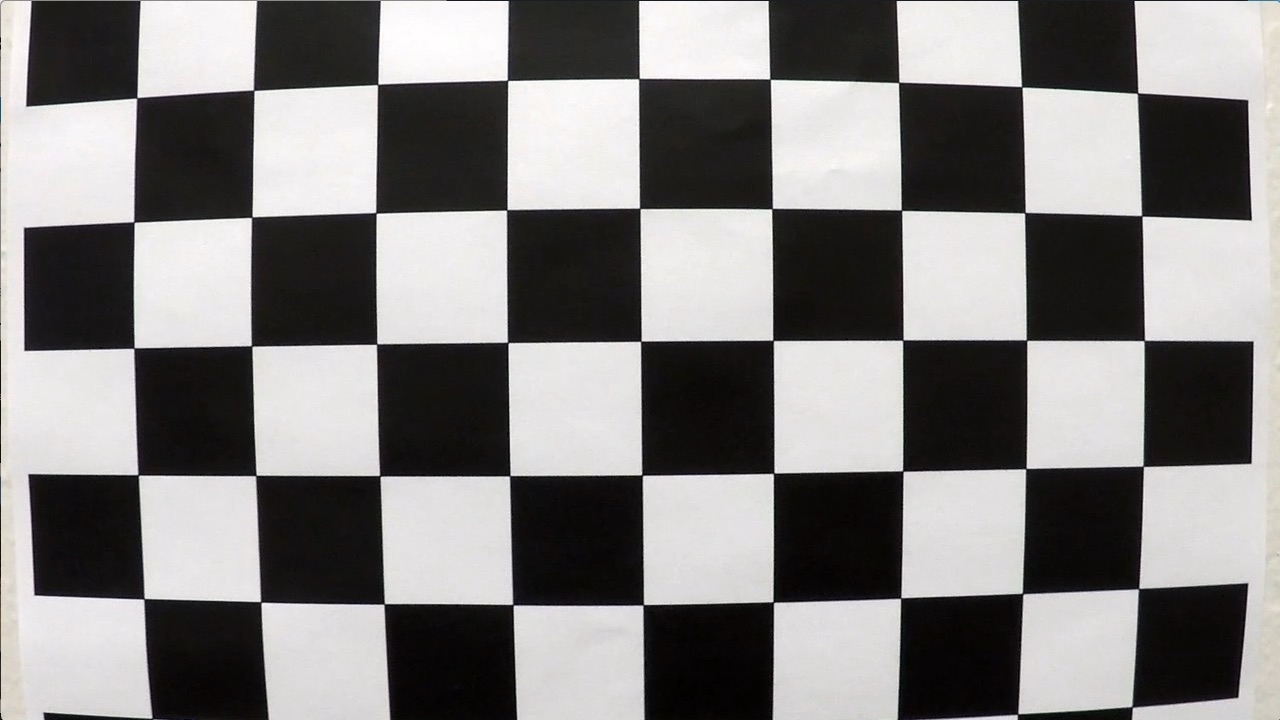
#> input picture CarND-Advanced-Lane-Lines/camera_cal/calibration1.jpg, 1280 x 720 px; its folder holds only this picture in this run
$ jupyter execute --allow-errors advanced_lane_detection.ipynb   (shell and % lines are left out)   (older library calls are emulated)
#> lines starting #> are read from the running program, lines starting #| are printed output that depends on the picture; after the words box and inside, x2 and y2 are one past the last pixel; in counts of white or black regions, pixels touching at a corner belong together
# Advanced Lane Detection

[cell 1]
import os
import sys
import numpy as np
import cv2
import glob
import matplotlib.pyplot as plt
import matplotlib.image as mpimg

root_dir = "/Users/xi/Documents/coding/udacity_self_driving/CarND-Advanced-Lane-Lines"
cam_cal_dir = os.path.join(root_dir, "camera_cal")
test_img_dir = os.path.join(root_dir, "test_images")
output_img_dir = os.path.join(root_dir, "output_images")

scale = 720/1280 # Scale the 1280 image down to 720 image
nx = 9 # the number of inside corners in x
ny = 6 # the number of inside corners in y

## Part I. Camera Calibration

[cell 2]
objpoints = []
imgpoints = []

objp = np.zeros((ny * nx, 3), np.float32)
objp[:,:2] = np.mgrid[0:nx, 0:ny].T.reshape(-1,2)

# Make a list of calibration images
images = glob.glob(os.path.join(cam_cal_dir, "*.jpg"))
for idx, fname in enumerate(images):
    img = cv2.imread(os.path.join(cam_cal_dir, fname))
#> img is the input picture: shape (720, 1280, 3); mean B, G, R 127.8, 128.4, 130.1
    gray = cv2.cvtColor(img, cv2.COLOR_BGR2GRAY)
    ret, corners = cv2.findChessboardCorners(gray, (nx, ny), None)
#> ret = False; corners = None

    # If found, draw corners
    if ret == True:
        objpoints.append(objp)
        imgpoints.append(corners)
        # Draw and display the corners
        # cv2.drawChessboardCorners(img, (nx, ny), corners, ret)

#> (the rest of this cell did not finish here and is left out)

#> (a cell that did not finish here is left out)

## Part II. Color/gradient threshold

[cell 4]
img = mpimg.imread(os.path.join(test_img_dir, 'test3.jpg'))
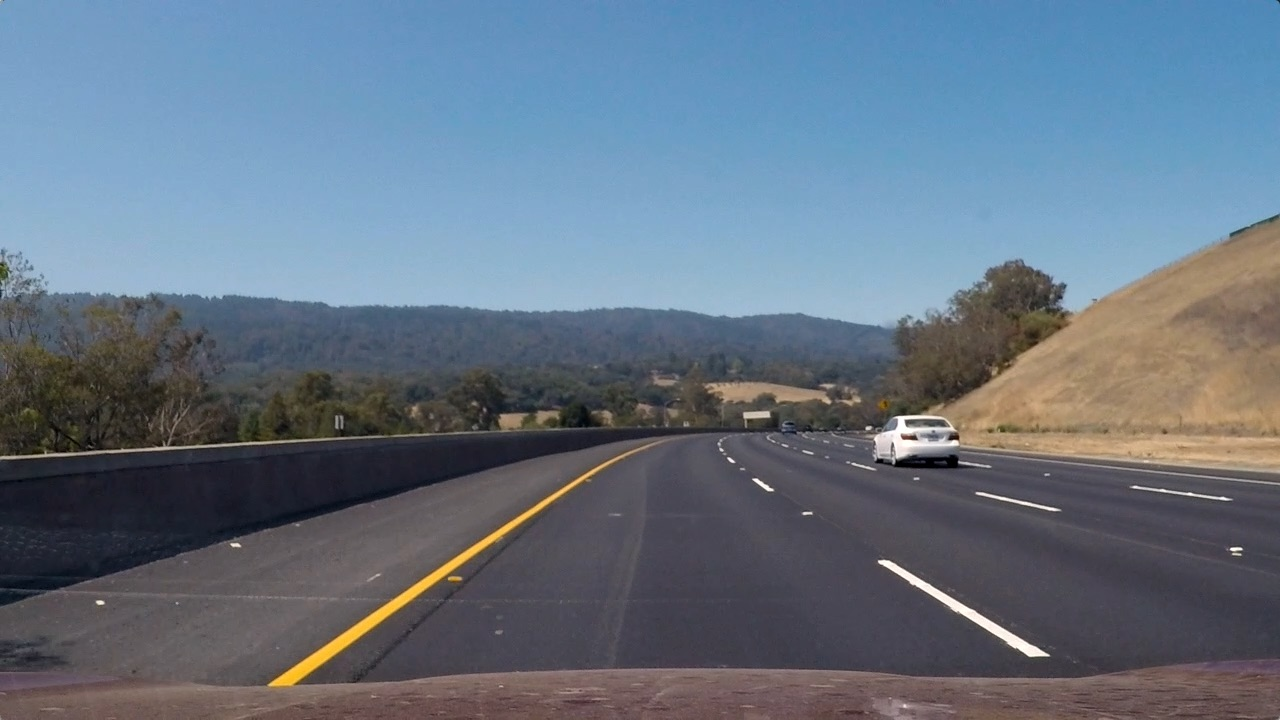
#> input picture CarND-Advanced-Lane-Lines/test_images/test3.jpg, 1280 x 720 px, found by its file name
#> img is the input picture: shape (720, 1280, 3); mean R, G, B 101.1, 115.3, 130.7
#> (the rest of this cell did not finish here and is left out)

#### Absolute Sobel

[cell 5]
def abs_sobel_thresh(img, orient='x', sobel_kernel=3, thresh=(0, 255)):
#> called with orient = 'x', sobel_kernel = 3, thresh = (30, 130)
    gray = cv2.cvtColor(img, cv2.COLOR_RGB2GRAY)
    if orient == 'x':
        abs_sobel = np.absolute(cv2.Sobel(gray, cv2.CV_64F, 1, 0))
    if orient == 'y':
        abs_sobel = np.absolute(cv2.Sobel(gray, cv2.CV_64F, 0, 1))
    scaled_sobel = np.uint8(255*abs_sobel/np.max(abs_sobel))

    binary_output = np.zeros_like(scaled_sobel)
    binary_output[(scaled_sobel >= thresh[0]) & (scaled_sobel <= thresh[1])] = 1
    return binary_output

[cell 6]
grad_binary = abs_sobel_thresh(img, orient='x', sobel_kernel=3, thresh=(30, 130))
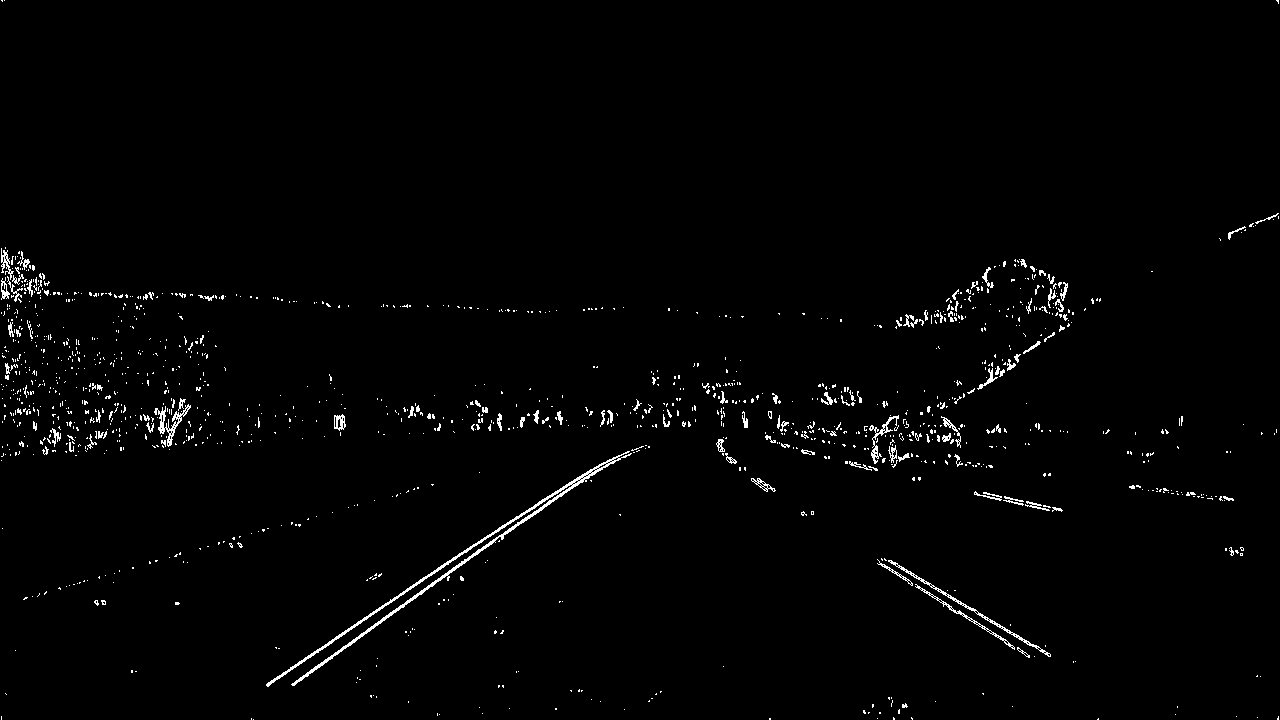
#> grad_binary: shape (720, 1280); values 0 (black) and 1 (white), 1.4% white in thin lines or dots
# Plot the result
f, (ax1, ax2) = plt.subplots(1, 2, figsize=(11, 5))
f.tight_layout()
#> (the rest of this cell did not finish here and is left out)

[cell 7]
grad_binary = abs_sobel_thresh(img, orient='y',sobel_kernel=3, thresh=(70, 130))
#> grad_binary: shape (720, 1280); values 0 (black) and 1 (white), 0.82% white in thin lines or dots
# Plot the result
f, (ax1, ax2) = plt.subplots(1, 2, figsize=(11, 5))
f.tight_layout()
ax1.imshow(img)
ax1.set_title('Original Image', fontsize=20)
ax2.imshow(grad_binary, cmap='gray')
ax2.set_title('Thresholded y Gradient', fontsize=20)
plt.subplots_adjust(left=0., right=1, top=0.9, bottom=0.)

#### Magnitude of Gradient

[cell 8]
def mag_thresh(image, sobel_kernel=3, mag_thresh=(0, 255)):
#> called with sobel_kernel = 15, mag_thresh = (80, 255)
    gray = cv2.cvtColor(image, cv2.COLOR_RGB2GRAY)
    sobelx = cv2.Sobel(gray, cv2.CV_64F, 1, 0, ksize=sobel_kernel)
    sobely = cv2.Sobel(gray, cv2.CV_64F, 0, 1, ksize=sobel_kernel)
    gradmag = np.sqrt(sobelx**2 + sobely**2)
    scale_factor = np.max(gradmag)/255
#> scale_factor = 22683127.2
    gradmag = (gradmag/scale_factor).astype(np.uint8)

    binary_output = np.zeros_like(gradmag)
    binary_output[(gradmag >= mag_thresh[0]) & (gradmag <= mag_thresh[1])] = 1
    return binary_output

[cell 9]
mag_binary = mag_thresh(img, sobel_kernel=15, mag_thresh=(80, 255))
#> mag_binary: shape (720, 1280); values 0 (black) and 1 (white), 1.5% white; 128 white regions (74 under 20 px), largest, box (x1, y1, x2, y2) and area: (876, 557, 1051, 660) 2066, (267, 458, 613, 685) 1510, (293, 459, 621, 685) 1505
# Plot the result
f, (ax1, ax2) = plt.subplots(1, 2, figsize=(11, 5))
f.tight_layout()
ax1.imshow(img)
ax1.set_title('Original Image', fontsize=20)
ax2.imshow(mag_binary, cmap='gray')
ax2.set_title('Thresholded Magnitude', fontsize=20)
plt.subplots_adjust(left=0., right=1, top=0.9, bottom=0.)

#### Direction of Gradient

[cell 10]
def dir_threshold(image, sobel_kernel=3, thresh=(0, np.pi/2)):
#> called with sobel_kernel = 15, thresh = (0.7, 1.3)
    gray = cv2.cvtColor(image, cv2.COLOR_RGB2GRAY)
    sobelx = cv2.Sobel(gray, cv2.CV_64F, 1, 0, ksize=sobel_kernel)
    sobely = cv2.Sobel(gray, cv2.CV_64F, 0, 1, ksize=sobel_kernel)
    abs_sobelx = np.absolute(sobelx)
    abs_sobely = np.absolute(sobely)
    absgradient = np.arctan2(abs_sobely, abs_sobelx)

    binary_output = np.zeros_like(gray)
    binary_output[(absgradient >= thresh[0]) & (absgradient <= thresh[1])] = 1
    return binary_output

[cell 11]
dir_binary = dir_threshold(img, sobel_kernel=15, thresh=(0.7, 1.3))
#> dir_binary: shape (720, 1280); values 0 (black) and 1 (white), 40.6% white in thin lines or dots
# Plot the result
f, (ax1, ax2) = plt.subplots(1, 2, figsize=(11, 5))
f.tight_layout()
ax1.imshow(img)
ax1.set_title('Original Image', fontsize=20)
ax2.imshow(dir_binary, cmap='gray')
ax2.set_title('Thresholded Grad. Dir.', fontsize=20)
plt.subplots_adjust(left=0., right=1, top=0.9, bottom=0.)

[cell 12]
def hls_select(image, thresh=(0, 255)):
#> called with thresh = (90, 255)
    hls = cv2.cvtColor(image, cv2.COLOR_RGB2HLS)
#> hls: shape (720, 1280, 3); mean of channels 0, 1, 2 94.8, 115.7, 62.1
    s_channel = hls[:,:,2]
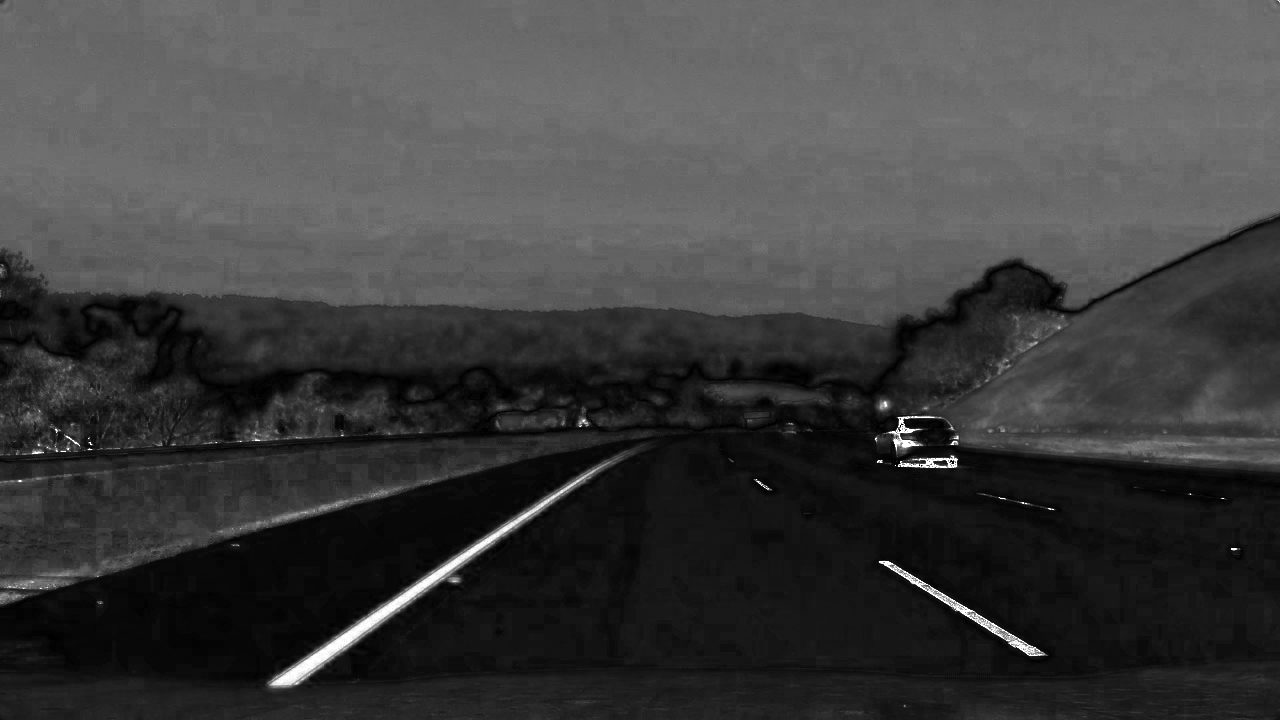
#> s_channel: shape (720, 1280); min 0, max 255, mean 62.1
    binary_output = np.zeros_like(s_channel)
    binary_output[(s_channel > thresh[0]) & (s_channel <= thresh[1])] = 1
    return binary_output

[cell 13]
hls_binary = hls_select(img, thresh=(90, 255))
#> hls_binary: shape (720, 1280); values 0 (black) and 1 (white), 40.5% white; 401 white regions (353 under 20 px), largest, box (x1, y1, x2, y2) and area: (0, 0, 1280, 307) 357174, (268, 461, 612, 688) 5153, (1038, 438, 1251, 461) 2022
# Plot the result
f, (ax1, ax2) = plt.subplots(1, 2, figsize=(11, 5))
f.tight_layout()
ax1.imshow(img)
ax1.set_title('Original Image', fontsize=20)
ax2.imshow(hls_binary, cmap='gray')
ax2.set_title('Thresholded HLS', fontsize=20)
plt.subplots_adjust(left=0., right=1, top=0.9, bottom=0.)

[cell 14]
def combine_thresh(image, debug=False):
#> called with debug = True
    gradx = abs_sobel_thresh(image, orient='x', sobel_kernel=3, thresh=(30, 230))
#> gradx: shape (720, 1280); values 0 (black) and 1 (white), 1.5% white in thin lines or dots
    grady = abs_sobel_thresh(image, orient='y', sobel_kernel=3, thresh=(30, 230))
#> grady: shape (720, 1280); values 0 (black) and 1 (white), 3.1% white in thin lines or dots
    mag_binary = mag_thresh(image, sobel_kernel=15, mag_thresh=(80, 150))
#> mag_binary: shape (720, 1280); values 0 (black) and 1 (white), 1.3% white; 133 white regions (77 under 20 px), largest, box (x1, y1, x2, y2) and area: (267, 458, 613, 685) 1510, (293, 459, 621, 685) 1505, (0, 441, 329, 462) 826
    dir_binary = dir_threshold(image, sobel_kernel=15, thresh=(0.7, 1.3))
    hls_binary = hls_select(image, thresh=(100, 150))
#> hls_binary: shape (720, 1280); values 0 (black) and 1 (white), 33.7% white; 779 white regions (696 under 20 px), largest, box (x1, y1, x2, y2) and area: (0, 0, 1280, 262) 301185, (284, 482, 573, 674) 711, (357, 474, 593, 641) 690
    if debug:
        f, axarr = plt.subplots(2, 3, figsize=(11, 5))
        f.tight_layout()
        axarr[0][0].imshow(image)
        axarr[0][0].set_title('Original Image', fontsize=20)
        axarr[0][1].imshow(gradx)
        axarr[0][1].set_title('Sobel X Threshold', fontsize=20)
        axarr[0][2].imshow(grady)
        axarr[0][2].set_title('Sobel Y Threshold', fontsize=20)
        axarr[1][0].imshow(mag_binary)
        axarr[1][0].set_title('Magnitude Threshold', fontsize=20)
        axarr[1][1].imshow(dir_binary)
        axarr[1][1].set_title('Direction Threshold', fontsize=20)
        axarr[1][2].imshow(hls_binary)
        axarr[1][2].set_title('HLS Threshold', fontsize=20)
        plt.subplots_adjust(left=0., right=1, top=0.9, bottom=0.)
    combined = np.zeros_like(dir_binary)
    combined[((gradx == 1) & (grady == 1)) | ((mag_binary == 1) & (dir_binary == 1)) | (hls_binary == 1)] = 1
    return combined

[cell 15]
combined = combine_thresh(img, debug=True)
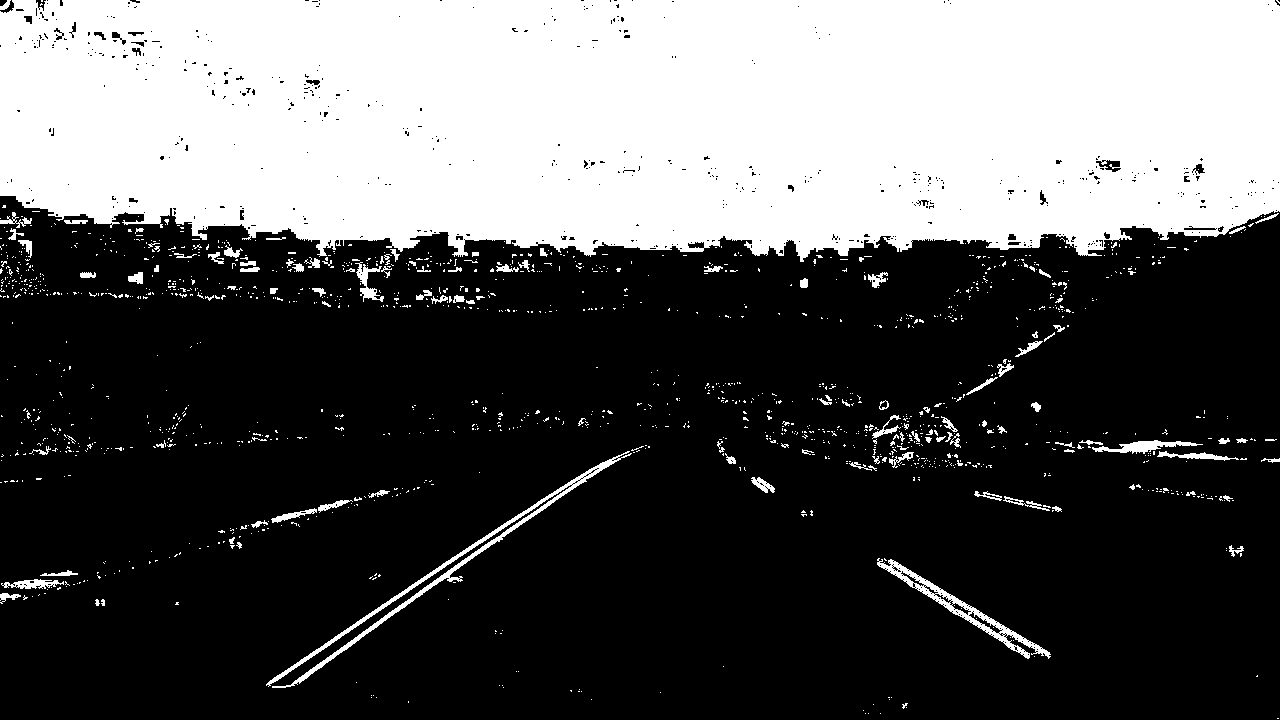
#> combined: shape (720, 1280); values 0 (black) and 1 (white), 34.6% white; 1425 white regions (1309 under 20 px), largest, box (x1, y1, x2, y2) and area: (0, 0, 1280, 262) 301185, (266, 451, 632, 688) 3359, (877, 558, 1051, 659) 1971
# Plot the result
f, (ax1, ax2) = plt.subplots(1, 2, figsize=(11, 5))
f.tight_layout()
ax1.imshow(img)
ax1.set_title('Original Image', fontsize=20)
ax2.imshow(combined, cmap='gray')
ax2.set_title('Combined filter', fontsize=20)
plt.subplots_adjust(left=0., right=1, top=0.9, bottom=0.)

## Part III. Transform lane lines

[cell 16]
# [25 lines left out: function combine_thresh, not called in this run]

[cell 17]
apex, apey = 630, 258
offset_far = 600
offset_near = 200
src = np.float32([[290, 675],
                  [576, 463],
                  [710, 463],
                  [1050, 675]])
dst = np.float32([[250, 719],
                  [250, 100],
                  [1050, 100],
                  [1050, 719]])
M = cv2.getPerspectiveTransform(src, dst)
Minv = cv2.getPerspectiveTransform(dst, src)

def warper(image, src, dst):
    M = cv2.getPerspectiveTransform(src, dst)
    undist = cv2.undistort(img, mtx, dist, None, mtx)
    warped = cv2.warpPerspective(image, M, dsize=(image.shape[1],image.shape[0]), flags = cv2.INTER_LINEAR)
    return warped

[cell 18]
img = cv2.cvtColor(img, cv2.COLOR_BGR2RGB)

#> (the rest of this cell did not finish here and is left out)
